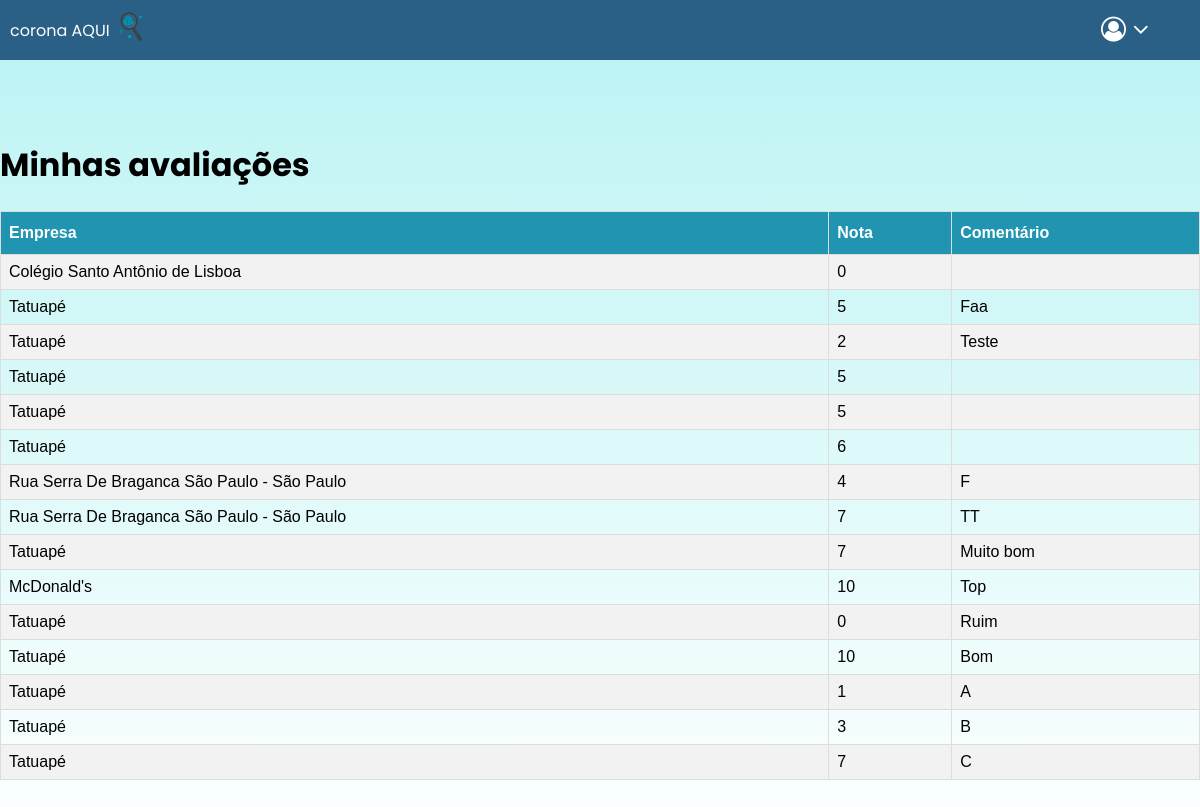
The page /registros/minhas-avaliacoes (signed in) on the database as committed earlier.
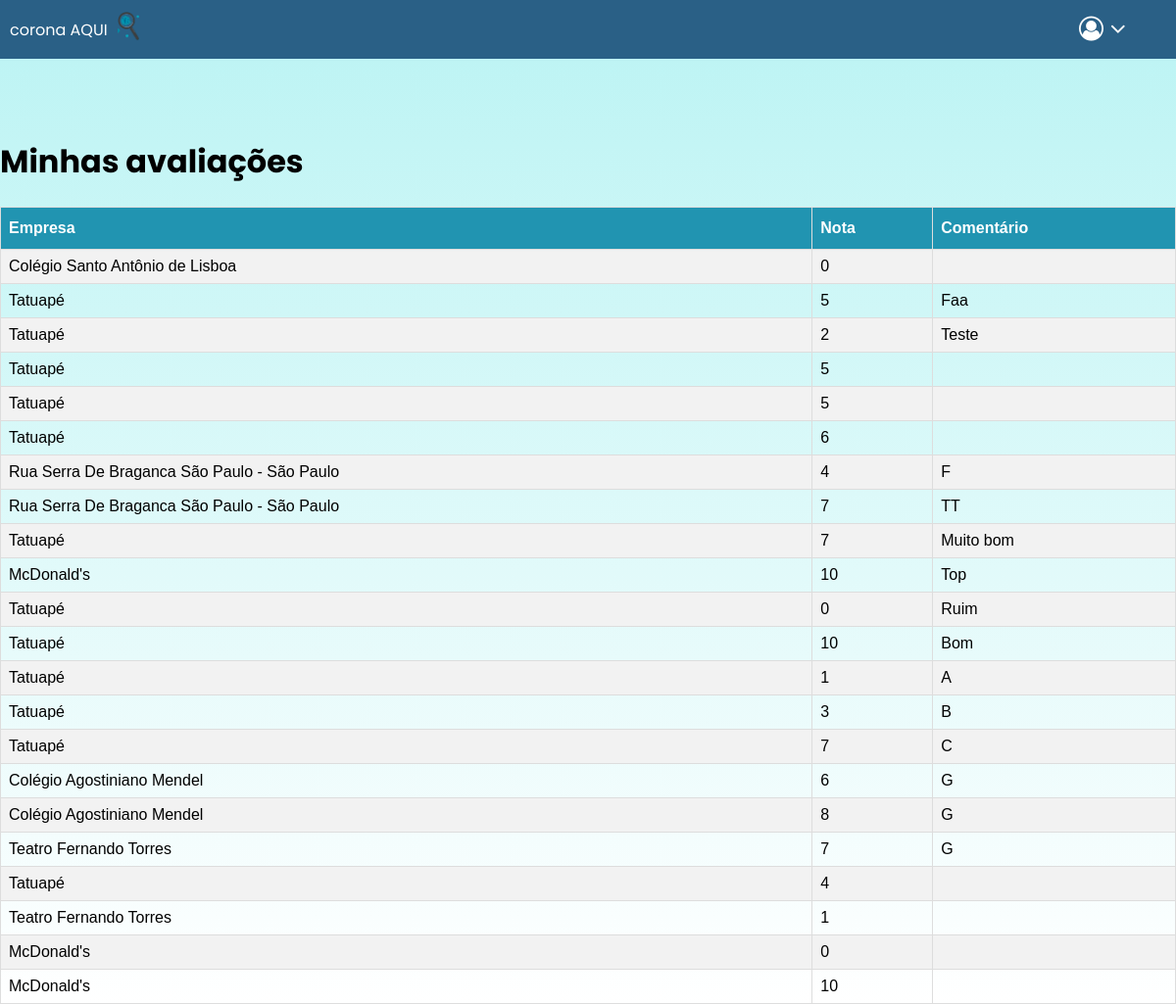
The same page on the database as committed later.
### registros/models.py (models this page shows, shortened)
class Avaliações(models.Model):
    id = models.AutoField(auto_created=True, primary_key=True, serialize=False, verbose_name='ID')
    user = models.ManyToManyField(Usuários, blank=True, related_name="usuário")
    username = models.CharField(max_length=64, default='Sem nome')
    empresaname = models.CharField(max_length=64, default='Sem nome')
    user_id = models.IntegerField(default=0)
    empresa = models.ManyToManyField(Empresas, blank=True, related_name="empresas")
    empresa_id = models.IntegerField(default=0)
    comment = models.CharField(max_length=300, default='Não deixou comentários sobre o estabelecimento.')
    grade = models.IntegerField()

### registros/views.py (the view)
# urls.py: path("minhas-avaliacoes", views.get_avaliacoes),
def get_avaliacoes(request):
    user = None
    avaliacoes_arr = []
    if request.session.has_key('username'):
        user = request.session['username']
        userid = list(Usuários.objects.filter(user=user).values('id'))[0]['id']
        avaliacoes = Avaliações.objects.filter(user_id=userid)
        return render(request, "registros/minhas-avaliacoes.html", {"user" : user, "avaliacoes" : avaliacoes})
    else:
        return render(request, "registros/minhas-avaliacoes.html", {
            "message": "Você não possui avaliações"
        })

### registros/templates/registros/minhas-avaliacoes.html
{% extends "registros/layout.html" %}
{% block body %}
    <h1>Minhas avaliações</h1>
    <table id="customers">
        <tr>
          <th>Empresa</th>
          <th>Nota</th>
          <th>Comentário</th>
        </tr>
        {% for avaliacao in avaliacoes %}
        <tr>
            <td>{{ avaliacao.empresaname }}</td>
            <td>{{ avaliacao.grade }}</td>
            <td>{{ avaliacao.comment }}</td>
        </tr>
        {% endfor %}
    </table>
{% endblock %}

### registros/templates/registros/layout.html (shortened to what this page needs)
{% load static %}
<!DOCTYPE html>
<html>
    <head>
        <link href='https://api.mapbox.com/mapbox-gl-js/v1.11.1/mapbox-gl.css' rel='stylesheet'/>
        <link rel="stylesheet" href="https://cdnjs.cloudflare.com/ajax/libs/font-awesome/4.7.0/css/font-awesome.min.css">
        <link href="{% static 'index.css' %}" rel='stylesheet'/>
    </head>
    <body>
        <div id='header'>
            <div id='logo' class='headerelem'>corona AQUI</div>
            <a href='..'><img src = "{% static 'lupa.png' %}" style='height:30px'></a>
            <div id='user-menu' class='headerelem hide'>
                <i class="fa fa-user-circle-o" aria-hidden="true"></i>
                <i class="fa fa-angle-down" aria-hidden="true"></i>
            </div>
        </div>
        <div id='corpo-registros'>
            {% block body %}{% endblock %}
        </div>
    </body>
</html>

### home/static/index.css (style rules this page uses)
body { margin: 0; font-family: 'Poppins'; }
div { font-size: 16px; }
#header { width: 100%; height: 60px; background-color: #2a6086; display: flex; align-items: center; position: relative; }
.headerelem { color: #ffffff; padding: 10px; }
#entrar, #cadastrar, #user-menu { position: absolute; width: 130px; cursor: pointer; }
#user-menu { right: 0px; font-size: 25px; text-align: center; }
#corpo-registros { background-image: linear-gradient(#bef4f4, #ffffff); min-height: calc(100vh - 60px); padding-top: 60px; }
.hide { display: none; }
#customers { font-family: "Trebuchet MS", Arial, Helvetica, sans-serif; border-collapse: collapse; width: 100%; }
#customers td, #customers th { border: 1px solid #ddd; padding: 8px; }
#customers tr:nth-child(even) { background-color: #f2f2f2; }
#customers th { padding-top: 12px; padding-bottom: 12px; text-align: left; background-color: #2194b1; color: white; }

Rows that differ between the two databases and show on the page:
added Avaliações: empresaname "Colégio Agostiniano Mendel", grade "6", comment "G"
added Avaliações: empresaname "Colégio Agostiniano Mendel", grade "8", comment "G"
added Avaliações: empresaname "Teatro Fernando Torres", grade "7", comment "G"
added Avaliações: empresaname "Tatuapé", grade "4"
added Avaliações: empresaname "Teatro Fernando Torres", grade "1"
added Avaliações: empresaname "McDonald's", grade "0"
added Avaliações: empresaname "McDonald's", grade "10"
